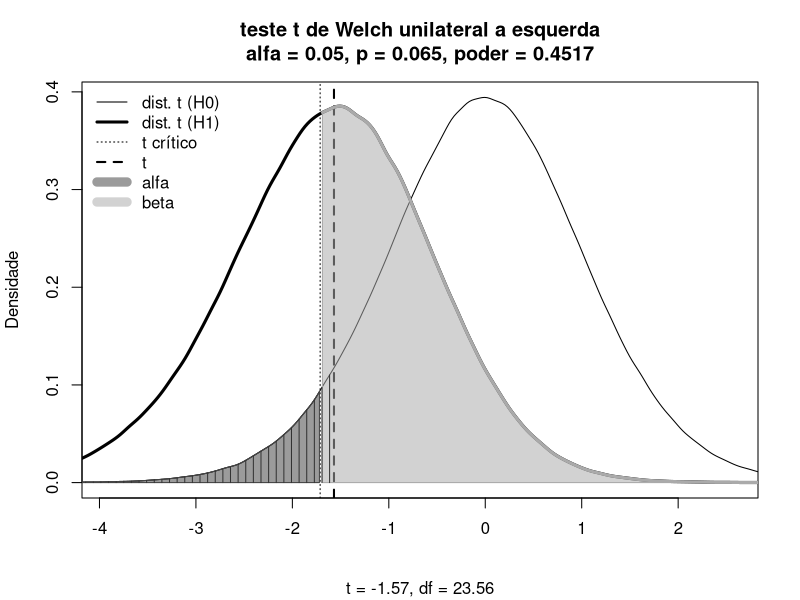

This chart was generated by the following R code:
# Teste t de Welch unilateral a esquerda
# Referencial teorico da distribuicao t central e nao-central

# defina:
nA <- 25
nB <- 16
mediaA <- 5.6
mediaB <- 4.8
dpA <- 1.2
dpB <- 1.8
alfa <- 0.05

# calculo
dif <- mediaB - mediaA
dfA <- nA - 1
dfB <- nB - 1
ep2A <- dpA^2/nA
ep2B <- dpB^2/nB
df <- ((ep2A+ep2B)^2)/((ep2A^2)/dfA+(ep2B^2)/dfB)
t <- dif/sqrt(ep2A+ep2B)
ncp <- t # ncp = estatistica de teste t
# media e dp das dist. t central e nao-central
mediaH0 <- 0
dpH0 <- sqrt(df/(df-2))
beta <- sqrt(df/2)*gamma((df-1)/2)/gamma(df/2)
mediaH1 <- ncp*beta
dpH1 <- sqrt(((df*(1+ncp^2))/(df-2))-mediaH1^2)
# valor-p
p <- pt(t,df)
# distribuicao t sob H0 (central: ncp = 0)
tH0 <- rt(1e6, df)
dtH0 <- density(tH0)
# distribuicao t sob H1 (nao-central: ncp = t)
tH1 <- rt(1e6, df, ncp)
dtH1 <- density(tH1)
# quantil critico (1-alfa)% sob H0 e poder 
q <- qt(alfa, df) 
poder <- pt(q,df,ncp)

# Grafico
x_min = max(c( min(c(dtH0$x,dtH1$x)), if(t<0){-2.5*abs(t)}else{-1.5*abs(q)} ))
x_max = min(c( max(c(dtH0$x,dtH1$x)), if(t>0){ 2.5*abs(t)}else{ 1.5*abs(q)} ))
# formato de p e poder
p_txt <- paste("p = ",round(p,4),sep="")
if(p<1e-4){p_txt <- paste("p = ",format(p, format = "e", digits = 2),sep="")}
if(p>0.9999){p_txt <- "p > 0.9999"}
plot(dtH0,type="l",
     main=paste("teste t de Welch unilateral a esquerda\n",
                "alfa = ",alfa,", ",p_txt,", poder = ",round(poder,4),
                sep=""),
     sub=paste("t = ",round(t,2),", df = ",round(df,2),sep=""),
     xlab=NA,ylab="Densidade",
     xlim = c(x_min,x_max),
     lwd=1, lty=1, col="#000000"
)
lines(dtH1,lwd=3, lty=1, col="#000000")
abline(v=q, lwd=1, lty = 3, col="#000000")
abline(v=t, lwd=2, lty = 2, col="#000000")
# area de alfa
# esquerda
alfa_x <- c(dtH0$x[dtH0$x<=q]) 
alfa_y <- c(dtH0$y[dtH0$x<=q])
lines(alfa_x, alfa_y, col="#444444", lwd=1)
alfa_x <- c(min(alfa_x),alfa_x,max(alfa_x))  
alfa_y <- c(0,alfa_y,0)
polygon(alfa_x, alfa_y, col="#44444488", border="#444444")
# area beta (1-poder)
beta_x <- c(dtH1$x[dtH1$x>=q]) 
beta_y <- c(dtH1$y[dtH1$x>=q])
lines(beta_x, beta_y, col="#aaaaaa", lwd=3)
beta_x <- c(min(beta_x),beta_x,max(beta_x))  
beta_y <- c(0,beta_y,0)
polygon(beta_x, beta_y, col="#aaaaaa88", border="#aaaaaa")
# area de p
if (p>alfa) {p_cor="#333333"} else {p_cor="#ffffff"}
# esquerda
p_x <- c(dtH0$x[dtH0$x<=t]) 
p_y <- c(dtH0$y[dtH0$x<=t])
p_x <- c(min(p_x),p_x,max(p_x))  
p_y <- c(0,p_y,0)
hachura_x <- c()
hachura_y <- c()
for (a in seq(from=1, to=length(p_x), by=3))
{
  hachura_x <- c(hachura_x, p_x[a])
  hachura_y <- c(hachura_y, p_y[a])
}
if (max(hachura_y)<0.005) 
{
  hachura_y <- rep( 0.005,length(hachura_y)); p_cor="#000000";
}
lines(hachura_x,hachura_y,type="h",lwd=1,lty=1,col=p_cor)
# legenda
if (abs(x_min)<abs(x_max)) {posleg <- "topright"} else {posleg <- "topleft"}
legend(posleg, 
       c(
         "dist. t (H0)", "dist. t (H1)", "t crítico", "t", "alfa", "beta"
       ), 
       col=c("#000000","#000000","#000000","#000000","#44444488","#aaaaaa88"),
       lwd=c(1,3,1,2,9,9), 
       lty=c(1,1,3,2,1,1), 
       box.lwd=0, bg="transparent")  
